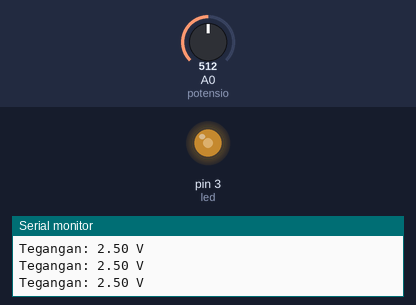
Recording of a sketch running on a simulated Arduino Uno, built with avr-gcc and run on an emulated ATmega328P. Parts: output pins drawn as LEDs (lit = HIGH), the last lines printed to the serial monitor. Inputs (shaded band) come from the test bench; at power-on: A0 (potensio) = 512.

Above: at 1.2 s.
1.3 s: A0 (potensio) set to 716
At 2.0 s:
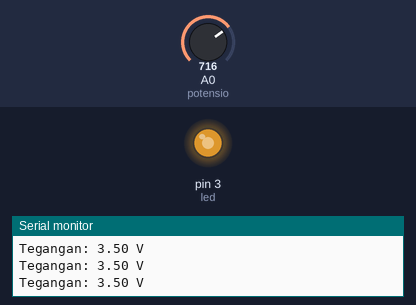
2.8 s: A0 (potensio) set to 900
At 3.5 s:
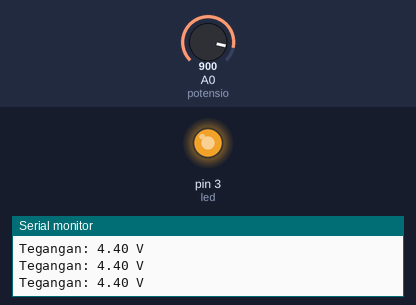
4.3 s: A0 (potensio) set to 122
At 5.0 s:
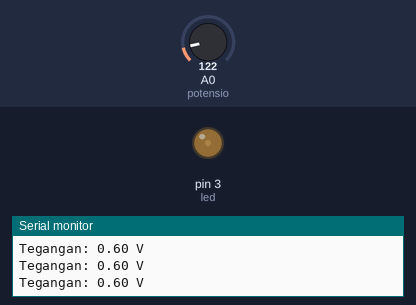
5.8 s: A0 (potensio) set to 0
At 6.5 s:
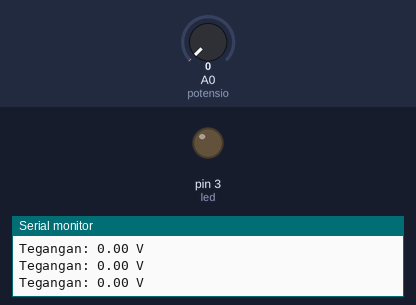
7.3 s: A0 (potensio) set to 511
At 8.0 s:
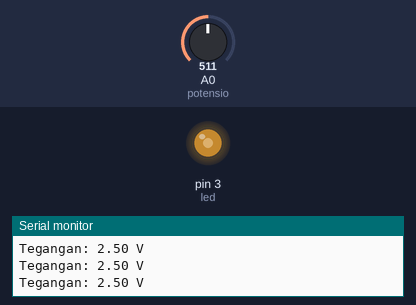
Timing chart, 0 to 9.8 s (numbered marks = the images above; inputs shaded):
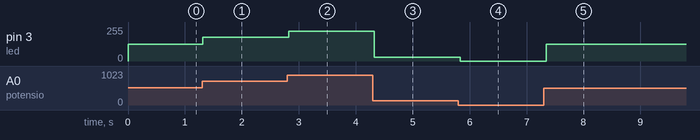

Measured:
- after the input at 1.3 s, pin 3 (led): 127/255 → 178/255 at once
- after the input at 2.8 s, pin 3 (led): 178/255 → 224/255 at once
- after the input at 4.3 s, pin 3 (led): 224/255 → 30/255 at once
- after the input at 5.8 s, pin 3 (led): 30/255 → 0/255 at once
- after the input at 7.3 s, pin 3 (led): 0/255 → 127/255 after 0.05 s

The sketch:

Analog_Read_Write_dengan_Potensiometer_dan_LED.ino
```cpp
int potensio = A0;
int resistansi = 0;
float voltage = 0;
int led = 3;

void setup() {

  Serial.begin(9600);

  pinMode(led, OUTPUT);
}

void loop() {

  resistansi = analogRead(potensio);

  voltage = resistansi * (5.0 / 1023.0);


  Serial.print("Tegangan: ");
  Serial.print(voltage);
  Serial.println(" V");


  int pwmValue = map(resistansi, 0, 1023, 0, 255);

  analogWrite(led, pwmValue);

  delay(100);
}
```
